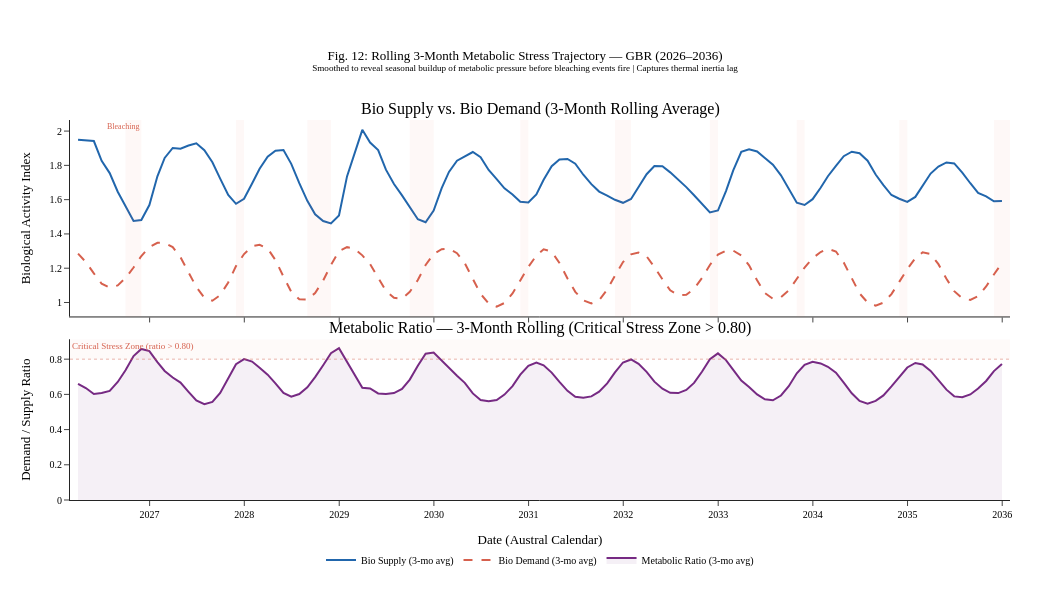

This figure's notebook cell:
### Code cell
import plotly.graph_objects as go

df['metabolic_ratio'] = df['bio_demand'] / df['bio_supply']
df['ratio_rolling']   = df['metabolic_ratio'].rolling(3, center=True).mean()
df['supply_rolling']  = df['bio_supply'].rolling(3, center=True).mean()
df['demand_rolling']  = df['bio_demand'].rolling(3, center=True).mean()

# Critical stress zone threshold (ratio > 0.80 = approaching tipping point)
STRESS_THRESHOLD = 0.80

fig = make_subplots(
    rows=2, cols=1,
    shared_xaxes=True,
    row_heights=[0.55, 0.45],
    vertical_spacing=0.06,
    subplot_titles=[
        'Bio Supply vs. Bio Demand (3-Month Rolling Average)',
        'Metabolic Ratio — 3-Month Rolling (Critical Stress Zone > 0.80)'
    ]
)

# Panel 1
fig.add_trace(go.Scatter(
    x=df['time'], y=df['supply_rolling'],
    name='Bio Supply (3-mo avg)',
    line=dict(color='#2166ac', width=2),
), row=1, col=1)

fig.add_trace(go.Scatter(
    x=df['time'], y=df['demand_rolling'],
    name='Bio Demand (3-mo avg)',
    line=dict(color='#d6604d', width=2, dash='dash'),
), row=1, col=1)

# Shade bleaching risk windows
death_df = df[df['bleaching_risk'] == 1].copy()
groups = (death_df.index.to_series().diff() != 1).cumsum()
first = True
for _, grp in death_df.groupby(groups):
    fig.add_vrect(
        x0=grp['time'].iloc[0], x1=grp['time'].iloc[-1],
        fillcolor='rgba(214,96,77,0.15)', line_width=0,
        annotation_text='Bleaching' if first else '',
        annotation_font=dict(size=8, color='#d6604d'),
        row=1, col=1
    )
    first = False

# Panel 2: Rolling ratio
fig.add_trace(go.Scatter(
    x=df['time'], y=df['ratio_rolling'],
    name='Metabolic Ratio (3-mo avg)',
    line=dict(color='#762a83', width=2),
    fill='tozeroy',
    fillcolor='rgba(118,42,131,0.07)',
), row=2, col=1)

# Critical stress zone
fig.add_hrect(
    y0=STRESS_THRESHOLD, y1=df['metabolic_ratio'].max() + 0.02,
    fillcolor='rgba(214,96,77,0.10)', line_width=0,
    annotation_text='Critical Stress Zone (ratio > 0.80)',
    annotation_font=dict(size=9, color='#d6604d'),
    annotation_position='top left',
    row=2, col=1
)

fig.add_hline(
    y=STRESS_THRESHOLD, line_dash='dot', line_color='#d6604d',
    line_width=1.5, row=2, col=1,
)

fig.update_layout(
    title=dict(
        text='Fig. 12: Rolling 3-Month Metabolic Stress Trajectory — GBR (2026–2036)<br>'
             '<sup>Smoothed to reveal seasonal buildup of metabolic pressure before bleaching events fire | '
             'Captures thermal inertia lag</sup>',
        x=0.5, xanchor='center',
        font=dict(family='Times New Roman', size=13),
    ),
    legend=dict(orientation='h', y=-0.12, x=0.5, xanchor='center',
                font=dict(family='Times New Roman', size=10)),
    paper_bgcolor='white',
    plot_bgcolor='white',
    height=600, width=1050,
    margin=dict(l=70, r=40, t=120, b=100),
)

fig.update_yaxes(title_text='Biological Activity Index', row=1, col=1,
                 tickfont=dict(family='Times New Roman', size=10))
fig.update_yaxes(title_text='Demand / Supply Ratio', row=2, col=1,
                 tickfont=dict(family='Times New Roman', size=10))
fig.update_xaxes(title_text='Date (Austral Calendar)', row=2, col=1,
                 tickfont=dict(family='Times New Roman', size=10))

fig.write_html('fig12_rolling_metabolic_stress.html')
# fig.write_image('fig12_rolling_metabolic_stress.png', width=1400, height=700, scale=3)
fig.show()
